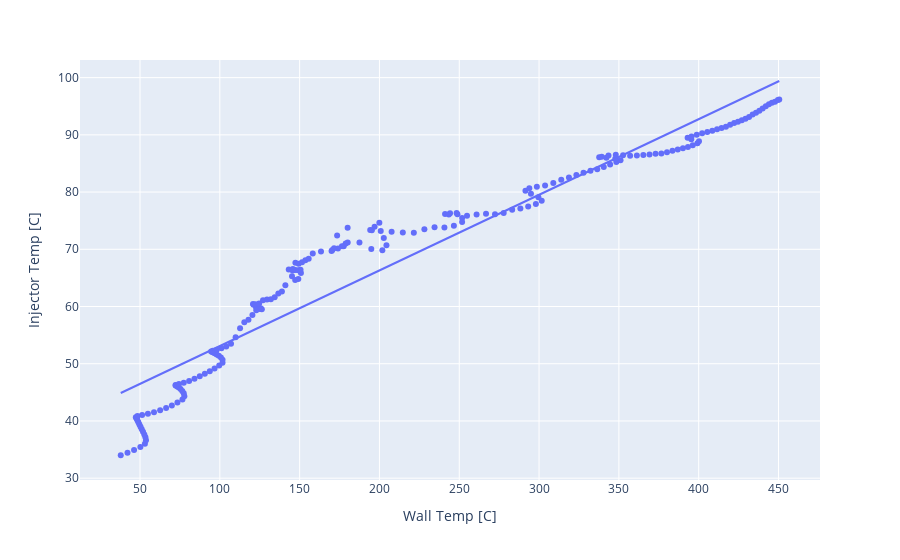

Notebook code for this chart:
### Code cell
fig13inj = px.scatter(June13HeatingFilt, x="Wall Temp [C]", y="Injector Temp [C]", trendline="ols")
fig13inj.show()

### Figure 1 — Plotly figure (JSON) as saved in the notebook; plotly's stock layout.template omitted (floating-point values rounded to 4 significant figures; data arrays with more than 128 entries replaced by an {"elided": "..."} marker saying what was removed)
{"data": [{"hovertemplate": "Wall Temp [C]=%{x}<br>Injector Temp [C]=%{y}<extra></extra>", "legendgroup": "", "marker": {"color": "#636efa", "symbol": "circle"}, "mode": "markers", "name": "", "orientation": "v", "showlegend": false, "type": "scatter", "x": {"elided": "202 float values"}, "xaxis": "x", "y": {"elided": "202 float values"}, "yaxis": "y"}, {"hovertemplate": "<b>OLS trendline</b><br>Injector Temp [C] = 0.13217 * Wall Temp [C] + 39.8724<br>R<sup>2</sup>=0.923327<br><br>Wall Temp [C]=%{x}<br>Injector Temp [C]=%{y} <b>(trend)</b><extra></extra>", "legendgroup": "", "marker": {"color": "#636efa", "symbol": "circle"}, "mode": "lines", "name": "", "showlegend": false, "type": "scatter", "x": {"elided": "202 float values"}, "xaxis": "x", "y": {"elided": "202 float values"}, "yaxis": "y"}], "layout": {"legend": {"tracegroupgap": 0}, "margin": {"t": 60}, "xaxis": {"anchor": "y", "domain": [0, 1], "title": {"text": "Wall Temp [C]"}}, "yaxis": {"anchor": "x", "domain": [0, 1], "title": {"text": "Injector Temp [C]"}}}}
